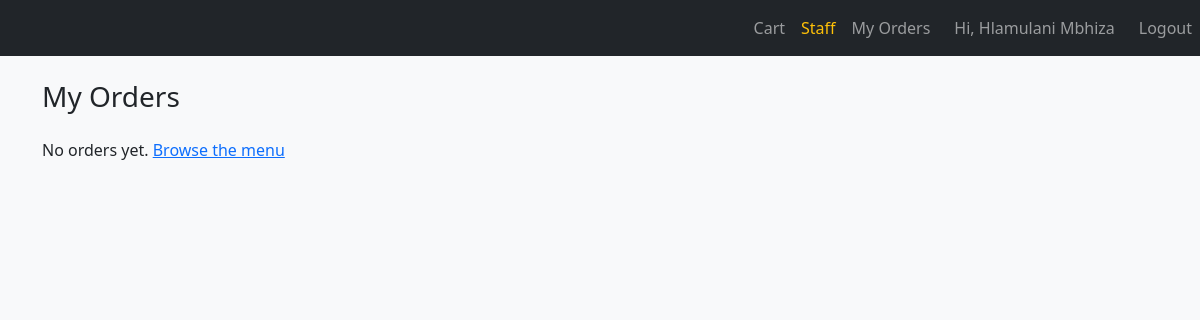
/orders (signed in), run on an earlier commit of the app's database.
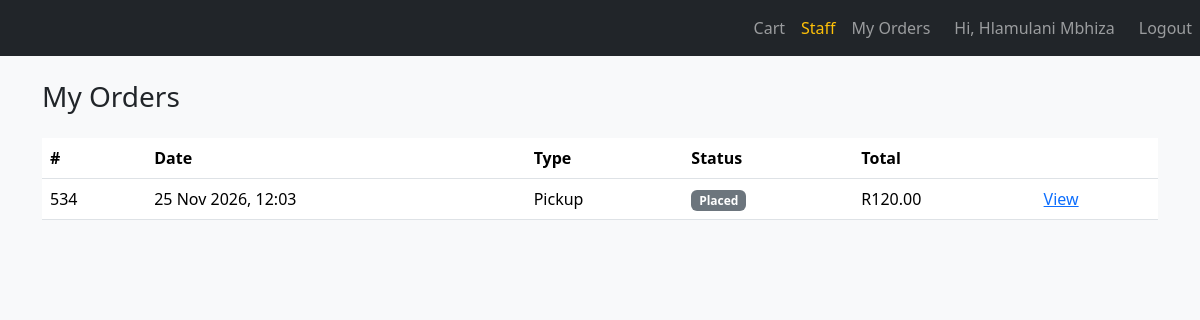
And on a later commit of the database.
### app/models.py (models this page shows)
class Order(db.Model):
    id = db.Column(db.Integer, primary_key=True)
    user_id = db.Column(db.Integer, db.ForeignKey("user.id"), nullable=False)
    order_type = db.Column(db.String(20), nullable=False)  # pickup / delivery
    status = db.Column(db.String(30), default="Placed")
    phone = db.Column(db.String(30), nullable=False)
    delivery_address = db.Column(db.String(255))
    delivery_fee = db.Column(db.Numeric(8, 2), default=0)
    total = db.Column(db.Numeric(10, 2), nullable=False)
    created_at = db.Column(
        db.DateTime, default=lambda: datetime.now(timezone.utc)
    )
    user = db.relationship("User", backref="orders")
    items = db.relationship(
        "OrderItem", backref="order", cascade="all, delete-orphan"
    )

### app/routes/cart.py (the view)
@cart_bp.route("/orders")
@login_required
def my_orders():
    orders = (
        Order.query.filter_by(user_id=current_user.id)
        .order_by(Order.created_at.desc())
        .all()
    )
    return render_template("orders.html", orders=orders)

### app/__init__.py (called while the page is built)
def create_app(config_class=Config):
    app = Flask(__name__)
    app.config.from_object(config_class)
    db.init_app(app)
    login_manager.init_app(app)
    csrf.init_app(app)
    from .routes.menu import menu_bp
    from .routes.auth import auth_bp
    from .routes.cart import cart_bp
    from .routes.admin import admin_bp
    from .routes.driver import driver_bp
    from .routes.reports import reports_bp
    app.register_blueprint(menu_bp)
    app.register_blueprint(auth_bp)
    app.register_blueprint(cart_bp)
    app.register_blueprint(admin_bp)
    app.register_blueprint(driver_bp)
    app.register_blueprint(reports_bp)
    @app.context_processor
    def inject_cart_count():
        return {"cart_count": sum(session.get("cart", {}).values())}
    with app.app_context():
        from . import models  # make sure all tables are registered
        db.create_all()
    return app

### app/models.py (called while the page is built)
@login_manager.user_loader
def load_user(user_id):
    return db.session.get(User, int(user_id))

### app/templates/orders.html (shortened to what this page needs)
{% extends "base.html" %}
{% block content %}
<h1 class="h3 mb-4">My Orders</h1>
{% if orders %}
<table class="table bg-white">
  <thead><tr><th>#</th><th>Date</th><th>Type</th><th>Status</th><th>Total</th><th></th></tr></thead>
  <tbody>
    {% for order in orders %}
    <tr>
      <td>{{ order.id }}</td>
      <td>{{ order.created_at.strftime("%d %b %Y, %H:%M") }}</td>
      <td class="text-capitalize">{{ order.order_type }}</td>
      <td><span class="badge bg-secondary">{{ order.status }}</span></td>
      <td>R{{ "%.2f"|format(order.total) }}</td>
      <td><a href="{{ url_for('cart.order_detail', order_id=order.id) }}">View</a></td>
    </tr>
    {% endfor %}
  </tbody>
</table>
{% else %}
<p>No orders yet. <a href="{{ url_for('menu.index') }}">Browse the menu</a></p>
{% endif %}
{% endblock %}

What changed in the data, as far as the page shows it:
added Order: id "534", created_at "25 Nov 2026, 12:03", order_type "Pickup", status "Placed", total "120.00"
Also different on the page:
text no longer shown: "No orders yet. Browse the menu"
text now shown: "# Date Type Status Total"
